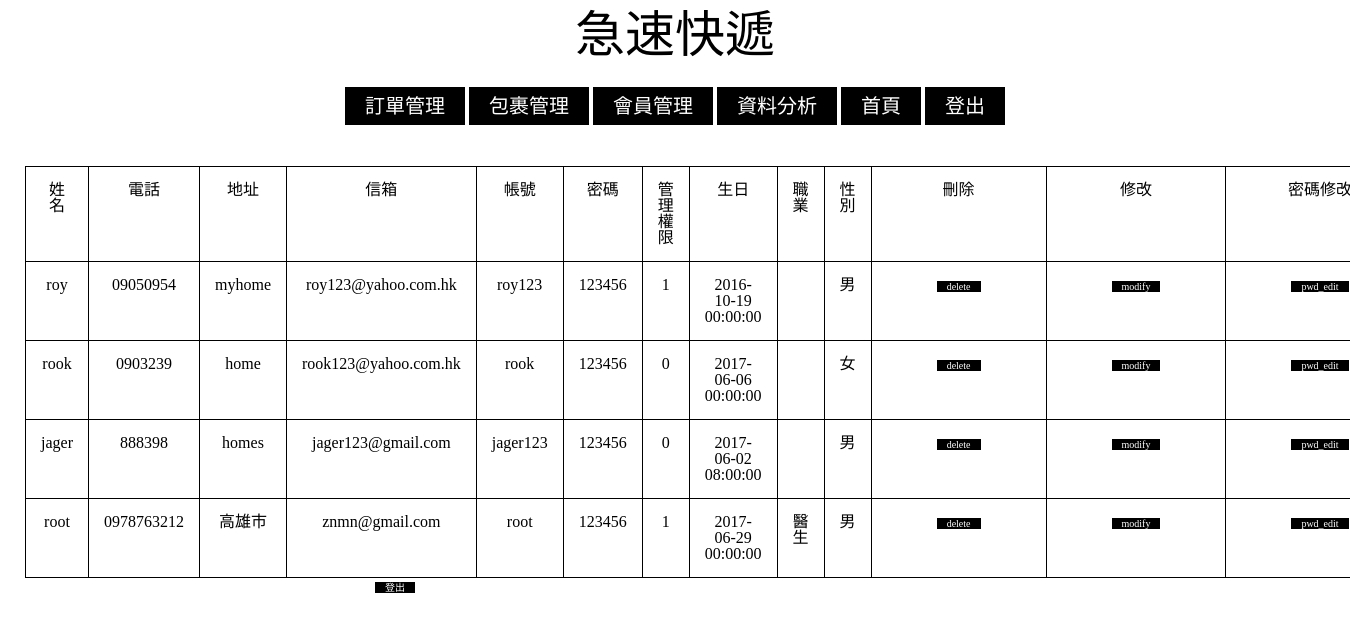
Screenshot of /list_m.php (signed in) with the database file from the repository.
### tables this page shows
CREATE TABLE `member` (
  `mem_id` int(11) NOT NULL,
  `mem_name` varchar(15) NOT NULL,
  `mem_phone` varchar(10) NOT NULL,
  `mem_address` varchar(35) NOT NULL,
  `mem_email` varchar(35) NOT NULL,
  `mem_account_num` varchar(15) NOT NULL,
  `mem_password` varchar(35) NOT NULL,
  `manager_right` int(11) NOT NULL,
  `mem_birth` datetime NOT NULL,
  `mem_career` varchar(8) NOT NULL,
  `mem_gender` varchar(4) NOT NULL
);

### list_m.php (the view, shortened to what this page needs)
<!DOCTYPE html>
<html>
<head>
    <link rel="stylesheet" href="manager.css">
</head>
    <body>
    <h1>急速快遞</h1> <br/>
<?php
include("config.php");
if (empty($_SESSION["loginsession"])) { ?>
	<div class = "menu">
            <a href="Service.php">商品服務</a>
            <a href="send.php">寄件</a>
            <a href="recive.php">收件</a>
            <a href="search.php">查詢</a>
            <a href="account.php">帳號</a>
    </div>
<?php
	echo "<br/><br/><h2>請先登入會員!!!</h2>";
	header("refresh:3;url = login.php");
} else {
$account = $_SESSION["loginsession"];
$sql = "SELECT manager_right FROM member WHERE mem_account_num = '$account'";
$result = mysqli_query($link, $sql);
$row = mysqli_fetch_array($result);
	   if($row["manager_right"] == 0) { ?>
	   <div class = "menu">
            <a href="Service.php">商品服務</a>
            <a href="send.php">寄件</a>
            <a href="recive.php">收件</a>
            <a href="search.php">查詢</a>
            <a href="account.php">帳號</a>
            <a href="logout.php">登出</a>
       </div>
<?php
	echo "<br/><br/><h2>權限不夠!!!</h2>";
	header("refresh:3;url = index.php");
	}
	else{?>
	<div class = "menu">
        <a href = "invoice_list.php">訂單管理</a>
        <a href = "package_list.php">包裹管理</a>
        <a href = "list_m.php">會員管理</a>
        <a href = "analysis_m.php">資料分析</a>
        <a href="index.php">首頁</a>
         <a href="logout.php">登出</a>
    </div>
    <div class = "account">
        <?php
		  mysqli_query($link,"SET NAMES 'UTF8'");
        $result = mysqli_query($link, "SELECT * FROM member");
        echo "<table border=1>";
        echo "<thead>";
        echo "<tr>";
        echo "<th>姓名</th>";
        echo "<th>電話</th>";
        echo "<th>地址</th>";
        echo "<th>信箱</th>";
        echo "<th>帳號</th>";
        echo "<th>密碼</th>";
        echo "<th>管理權限</th>";
        echo "<th>生日</th>";
        echo "<th>職業</th>";
        echo "<th>性別</th>";
        echo "<th>刪除</th>";
        echo "<th>修改</th>";
        echo "<th>密碼修改</th>";
        echo "</tr>";
        echo "</thead>";
        while($row = mysqli_fetch_assoc($result)){
	        echo "<tr>";
        	echo "<td>";
	        echo $row["mem_name"];
        	$id = $row["mem_id"];
        	echo "</td><td>";
        	echo $row["mem_phone"];
        	echo "</td><td>";
        	echo $row["mem_address"];
            echo "</td><td>";
        	echo $row["mem_email"];
            echo "</td><td>";
        	echo $row["mem_account_num"];
            echo "</td><td>";
        	echo $row["mem_password"];
            echo "</td><td>";
        	echo $row["manager_right"];
            echo "</td><td>";
        	echo $row["mem_birth"];
            echo "</td><td>";
        	echo $row["mem_career"];
            echo "</td><td>";
        	echo $row["mem_gender"];
        	echo "</td>";
        	echo "<td>";
        	echo "<a href = 'delete_m.php?mem_id=$id'>delete</a>";
        	echo "</td>";
        	echo "<td>";
        	echo "<a href = 'update_m.php?mem_id=$id'>modify</a>";
        	echo "</td>";
            echo "<td>";
        	echo "<a href = 'pwd_edit_m.php?mem_id=$id'>pwd_edit</a>";
        	echo "</td>";
        	echo "</tr>";
        }
        echo "</table>";
echo "<a href = 'logout.php'>登出</a>";
    }
}
        ?>
        </div>
    </body>
</html>

### manager.css (style rules this page uses)
html, body, div, span, applet, object, iframe, h1, h2, h3, h4, h5, h6, p, blockquote, pre, a, abbr, acronym, address, big, cite, code, del, dfn, em, img, ins, kbd, q, s, samp, small, strike, strong, sub, sup, tt, var, b, u, i, center, dl, dt, dd, ol, ul, li, fieldset, form, label, legend, table, caption, tbody, tfoot, thead, tr, th, td, article, aside, canvas, details, embed, figure, figcaption, footer, header, hgroup, menu, nav, output, ruby, section, summary, time, mark, audio, video { margin: 0; padding: 0; border: 0; font-size: 100%; font: inherit; vertical-align: baseline; }
body { line-height: 1; }
table { border-collapse: collapse; border-spacing: 0; }
body { width: 700px; margin: 0 auto; }
h1 { text-align: center; font-size: 50px; font-family: 微軟正黑體; margin: 10px 10px 20px 10px; }
.menu { text-align: center; }
.menu a { text-decoration: none; background-color: black; color: white; font-size: 20px; font-family: 微軟正黑體; margin: 10px 0px 10px 0px; padding: 8px 20px 8px 20px; }
a { text-decoration: none; background-color: black; color: white; font-size: 10px; font-family: 微軟正黑體; margin: 0px 50px 0px 50px; padding: 0px 10px 0px 10px }
.account table { text-align: center; border-collapse: collapse; width: 100%; margin: 50px 0px 0px -300px; }
table, th, td { border: 1px solid black; }
table { border-collapse: collapse; width: 100%; margin: 50px 0px 0px -200px; }
th, td { padding: 15px; }

### rows the page displays
member: mem_name "roy", mem_phone "09050954", mem_address "myhome", mem_email "roy123@yahoo.com.hk", mem_account_num "roy123", mem_password "123456", manager_right "1", mem_birth "2016-10-19 00:00:00", mem_gender "男"
member: mem_name "rook", mem_phone "0903239", mem_address "home", mem_email "rook123@yahoo.com.hk", mem_account_num "rook", mem_password "123456", manager_right "0", mem_birth "2017-06-06 00:00:00", mem_gender "女"
member: mem_name "jager", mem_phone "888398", mem_address "homes", mem_email "jager123@gmail.com", mem_account_num "jager123", mem_password "123456", manager_right "0", mem_birth "2017-06-02 08:00:00", mem_gender "男"
member: mem_name "root", mem_phone "0978763212", mem_address "高雄市", mem_email "znmn@gmail.com", mem_account_num "root", mem_password "123456", manager_right "1", mem_birth "2017-06-29 00:00:00", mem_career "醫生", mem_gender "男"
